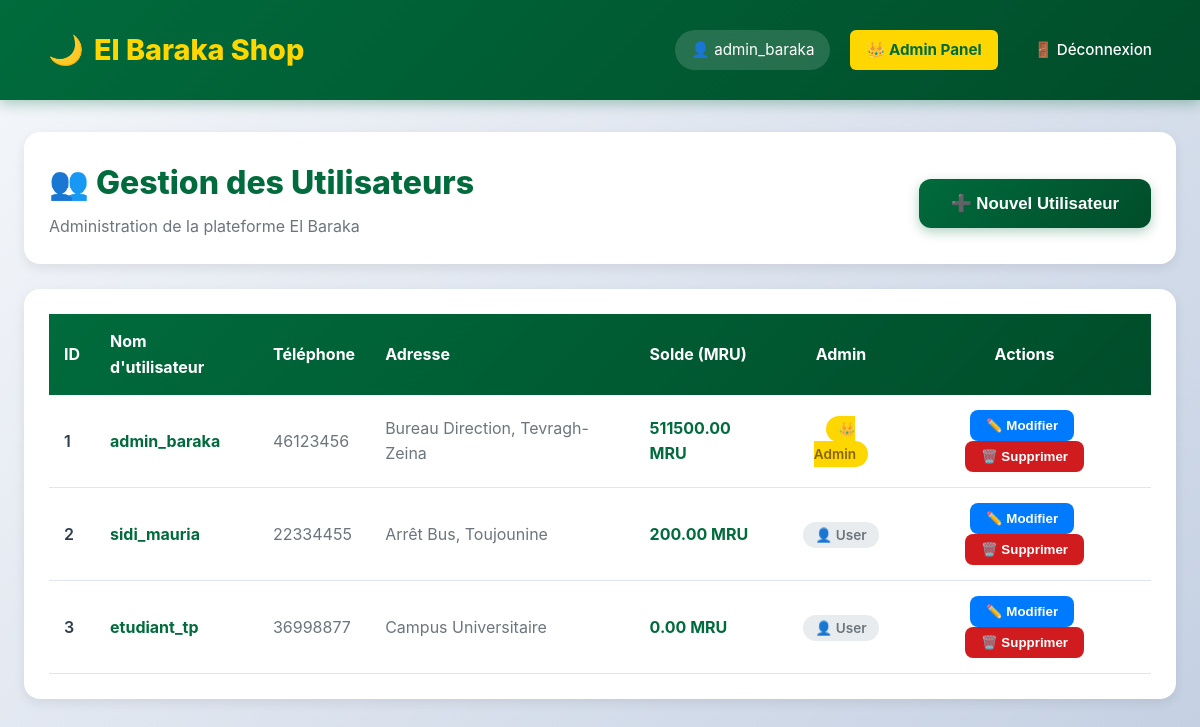
Page /admin/users (signed in) on the earlier database version.
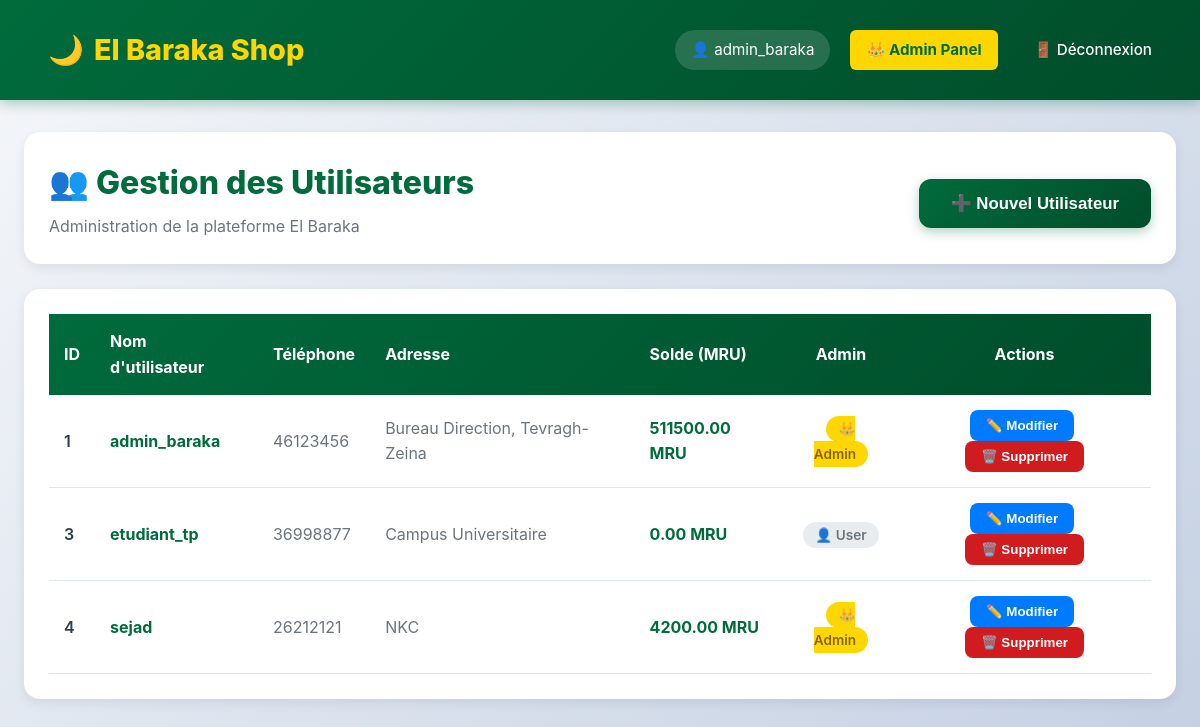
Same page on the later database version.
### tables this page shows
CREATE TABLE utilisateurs (
            id INTEGER PRIMARY KEY AUTOINCREMENT,
            username TEXT NOT NULL UNIQUE,
            password TEXT NOT NULL,
            telephone TEXT,
            adresse TEXT,
            est_admin BOOLEAN DEFAULT 0,
            solde_mru DECIMAL(10, 2) DEFAULT 0.00
        );

### app.py (the view)
@app.route('/admin/users')
def admin_users():
    if 'user_id' not in session: return redirect('/login')
    conn = get_db_connection()
    users = conn.execute("SELECT * FROM utilisateurs ORDER BY id ASC").fetchall()
    conn.close()
    return render_template('admin_users.html', users=users)

### app.py (called while the page is built)
def get_db_connection():
    conn = sqlite3.connect('elbaraka.db')
    conn.row_factory = sqlite3.Row
    return conn

### templates/admin_users.html (shortened to what this page needs)
{% extends 'base.html' %}
{% block content %}
<div style="max-width: 1400px; margin: 0 auto;">
    <div style="background: var(--white); padding: 25px; border-radius: 16px; margin-bottom: 25px; box-shadow: 0 4px 12px var(--shadow); display: flex; justify-content: space-between; align-items: center;">
        <div>
            <h2 style="margin: 0; color: var(--primary); font-size: 2rem; font-weight: 800;">
                👥 Gestion des Utilisateurs
            </h2>
            <p style="margin: 5px 0 0 0; color: #6c757d;">Administration de la plateforme El Baraka</p>
        </div>
        <button onclick="openModal('add')" class="btn-primary" style="width: auto; padding: 14px 32px;">
            ➕ Nouvel Utilisateur
        </button>
    </div>
    <div style="background: var(--white); padding: 25px; border-radius: 16px; box-shadow: 0 4px 12px var(--shadow); overflow-x: auto;">
        <table style="width: 100%; border-collapse: collapse;">
            <thead>
                <tr style="background: linear-gradient(135deg, var(--primary) 0%, var(--primary-dark) 100%); color: white;">
                    <th style="padding: 15px; text-align: left; font-weight: 700;">ID</th>
                    <th style="padding: 15px; text-align: left; font-weight: 700;">Nom d'utilisateur</th>
                    <th style="padding: 15px; text-align: left; font-weight: 700;">Téléphone</th>
                    <th style="padding: 15px; text-align: left; font-weight: 700;">Adresse</th>
                    <th style="padding: 15px; text-align: left; font-weight: 700;">Solde (MRU)</th>
                    <th style="padding: 15px; text-align: center; font-weight: 700;">Admin</th>
                    <th style="padding: 15px; text-align: center; font-weight: 700;">Actions</th>
                </tr>
            </thead>
            <tbody>
                {% for user in users %}
                <tr style="border-bottom: 1px solid var(--border); transition: background 0.3s ease;"
                    onmouseover="this.style.background='#f8f9fa'"
                    onmouseout="this.style.background='white'">
                    <td style="padding: 15px; font-weight: 600;">{{ user.id }}</td>
                    <td style="padding: 15px;">
                        <strong style="color: var(--primary);">{{ user.username }}</strong>
                    </td>
                    <td style="padding: 15px; color: #6c757d;">{{ user.telephone or '—' }}</td>
                    <td style="padding: 15px; color: #6c757d;">{{ user.adresse or '—' }}</td>
                    <td style="padding: 15px; font-weight: 700; color: var(--primary);">
                        {{ "%.2f"|format(user.solde_mru) }} MRU
                    </td>
                    <td style="padding: 15px; text-align: center;">
                        {% if user.est_admin %}
                            <span style="background: var(--gold); color: #856404; padding: 5px 12px; border-radius: 20px; font-weight: 600; font-size: 0.85rem;">
                                👑 Admin
                            </span>
                        {% else %}
                            <span style="background: #e9ecef; color: #6c757d; padding: 5px 12px; border-radius: 20px; font-weight: 600; font-size: 0.85rem;">
                                👤 User
                            </span>
                        {% endif %}
                    </td>
                    <td style="padding: 15px; text-align: center;">
                        <button onclick="openModal('edit', {{ user.id }}, '{{ user.username }}', '{{ user.telephone }}', '{{ user.adresse }}', {{ user.solde_mru }}, {{ user.est_admin|int }})"
                                style="background: #007bff; color: white; border: none; padding: 8px 16px; border-radius: 8px; cursor: pointer; margin-right: 5px; font-weight: 600; transition: all 0.3s ease;"
                                onmouseover="this.style.background='#0056b3'"
                                onmouseout="this.style.background='#007bff'">
                            ✏️ Modifier
                        </button>
                        <button onclick="deleteUser({{ user.id }}, '{{ user.username }}')"
                                style="background: var(--secondary); color: white; border: none; padding: 8px 16px; border-radius: 8px; cursor: pointer; font-weight: 600; transition: all 0.3s ease;"
                                onmouseover="this.style.background='#a01518'"
                                onmouseout="this.style.background='var(--secondary)'">
                            🗑️ Supprimer
                        </button>
                    </td>
                </tr>
                {% endfor %}
            </tbody>
        </table>
    </div>
</div>
{% endblock %}

### templates/base.html (shortened to what this page needs)
<!DOCTYPE html>
<html lang="fr">
<head>
    <link rel="stylesheet" href="{{ url_for('static', filename='style.css') }}">
</head>
<body>
    <nav class="navbar">
        <a href="/" class="brand">
            <span>🌙</span>
            <span>El Baraka Shop</span>
        </a>
        <div class="user-info">
            {% if session.get('user_id') %}
                <span style="background: rgba(255, 255, 255, 0.15); padding: 8px 16px; border-radius: 20px; backdrop-filter: blur(10px);">
                    👤 {{ session.get('username') }}
                </span>
                {% if session.get('est_admin') %}
                    <a href="/admin/users" style="background: var(--gold); color: var(--primary); font-weight: 700;">
                        👑 Admin Panel
                    </a>
                {% endif %}
                <a href="/logout">🚪 Déconnexion</a>
            {% else %}
                <a href="/login">🔐 Connexion</a>
            {% endif %}
        </div>
    </nav>
    <div class="container">
        {% block content %}{% endblock %}
    </div>
</body>
</html>

### static/style.css (style rules this page uses)
:root { --primary: #006b3c; --primary-dark: #004d2a; --secondary: #d01c1f; --gold: #ffd700; --bg: #f8f9fa; --text: #2c3e50; --white: #ffffff; --shadow: rgba(0, 0, 0, 0.08); --shadow-hover: rgba(0, 0, 0, 0.15); --border: #e0e6ed; }
* { margin: 0; padding: 0; box-sizing: border-box; }
body { font-family: -apple-system, BlinkMacSystemFont, 'Segoe UI', Roboto, 'Helvetica Neue', Arial, sans-serif; background: linear-gradient(135deg, #f5f7fa 0%, #c3cfe2 100%); color: var(--text); line-height: 1.6; min-height: 100vh; }
.navbar { background: linear-gradient(135deg, var(--primary) 0%, var(--primary-dark) 100%); color: var(--white); padding: 1.2rem 2rem; display: flex; justify-content: space-between; align-items: center; box-shadow: 0 4px 12px rgba(0, 107, 60, 0.3); position: sticky; top: 0; z-index: 1000; backdrop-filter: blur(10px); }
.navbar .brand { font-size: 1.8rem; font-weight: 800; color: var(--gold); text-decoration: none; display: flex; align-items: center; gap: 10px; transition: transform 0.3s ease; }
.navbar .user-info { display: flex; align-items: center; gap: 20px; font-size: 0.95rem; }
.navbar .user-info span { background: rgba(255, 255, 255, 0.15); padding: 8px 16px; border-radius: 20px; backdrop-filter: blur(10px); }
.navbar a { color: var(--white); text-decoration: none; padding: 8px 16px; border-radius: 6px; transition: all 0.3s ease; font-weight: 500; }
.container { max-width: 1400px; margin: 2rem auto; padding: 0 1.5rem; }
.btn-primary { background: linear-gradient(135deg, var(--primary) 0%, var(--primary-dark) 100%); color: white; border: none; padding: 14px 20px; border-radius: 12px; cursor: pointer; width: 100%; font-size: 1.05rem; font-weight: 700; transition: all 0.3s ease; box-shadow: 0 4px 12px rgba(0, 107, 60, 0.3); margin-top: 10px; }

Differences in the rows shown:
removed utilisateurs: id "2", username "sidi_mauria", telephone "22334455", adresse "Arrêt Bus, Toujounine", solde_mru "200.00", est_admin "👤 User"
added utilisateurs: id "4", username "sejad", telephone "26212121", adresse "NKC", solde_mru "4200.00", est_admin "👑 Admin"
